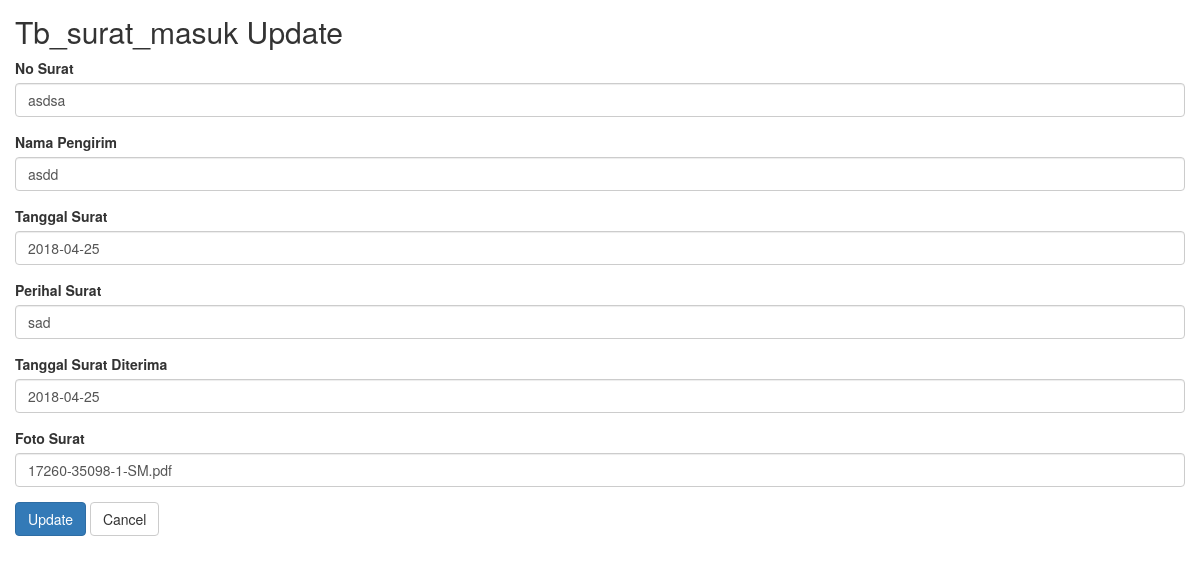
Screenshot of /tb_surat_masuk/update/44 with the database file from the repository.
### tables this page shows
CREATE TABLE `tb_surat_masuk` (
  `id` int(11) NOT NULL,
  `no_surat` varchar(50) NOT NULL,
  `nama_pengirim` varchar(50) NOT NULL,
  `tanggal_surat` date NOT NULL,
  `perihal_surat` varchar(99) NOT NULL,
  `tanggal_surat_diterima` date NOT NULL,
  `foto_surat` varchar(999) NOT NULL
);

### application/controllers/Tb_surat_masuk.php (called while the page is built, shortened)
<?php
class Tb_surat_masuk extends CI_Controller
{
    function __construct()
    {
        $this->load->model('Tb_surat_masuk_model');
        $this->load->library('form_validation');
    }
    public function update($id)
    {
        $row = $this->Tb_surat_masuk_model->get_by_id($id);
        if ($row) {
            $data = array(
                'button' => 'Update',
                'action' => site_url('tb_surat_masuk/update_action'),
		'id' => set_value('id', $row->id),
		'no_surat' => set_value('no_surat', $row->no_surat),
		'nama_pengirim' => set_value('nama_pengirim', $row->nama_pengirim),
		'tanggal_surat' => set_value('tanggal_surat', $row->tanggal_surat),
		'perihal_surat' => set_value('perihal_surat', $row->perihal_surat),
		'tanggal_surat_diterima' => set_value('tanggal_surat_diterima', $row->tanggal_surat_diterima),
		'foto_surat' => set_value('foto_surat', $row->foto_surat),
	    );
            $this->load->view('tb_surat_masuk/tb_surat_masuk_form', $data);
        } else {
            $this->session->set_flashdata('message', 'Record Not Found');
            redirect(site_url('tb_surat_masuk'));
        }
    }
}

### index.php (called while the page is built, shortened)
<?php
require_once BASEPATH.'core/CodeIgniter.php';

### application/models/Tb_surat_masuk_model.php (called while the page is built, shortened)
<?php
class Tb_surat_masuk_model extends CI_Model
{
    public $table = 'tb_surat_masuk';
    public $id = 'id';
    function get_by_id($id)
    {
        $this->db->where($this->id, $id);
        return $this->db->get($this->table)->row();
    }
}

### application/views/tb_surat_masuk/tb_surat_masuk_form.php (the view, shortened to what this page needs)
<!doctype html>
<html>
    <head>
        <link rel="stylesheet" href="<?php echo base_url('assets/bootstrap/css/bootstrap.min.css') ?>"/>
    </head>
    <body>
        <h2 style="margin-top:0px">Tb_surat_masuk <?php echo $button ?></h2>
        <form action="<?php echo $action; ?>" method="post">
	    <div class="form-group">
            <label for="varchar">No Surat <?php echo form_error('no_surat') ?></label>
            <input type="text" class="form-control" name="no_surat" id="no_surat" placeholder="No Surat" value="<?php echo $no_surat; ?>" />
        </div>
	    <div class="form-group">
            <label for="varchar">Nama Pengirim <?php echo form_error('nama_pengirim') ?></label>
            <input type="text" class="form-control" name="nama_pengirim" id="nama_pengirim" placeholder="Nama Pengirim" value="<?php echo $nama_pengirim; ?>" />
        </div>
	    <div class="form-group">
            <label for="date">Tanggal Surat <?php echo form_error('tanggal_surat') ?></label>
            <input type="text" class="form-control" name="tanggal_surat" id="tanggal_surat" placeholder="Tanggal Surat" value="<?php echo $tanggal_surat; ?>" />
        </div>
	    <div class="form-group">
            <label for="varchar">Perihal Surat <?php echo form_error('perihal_surat') ?></label>
            <input type="text" class="form-control" name="perihal_surat" id="perihal_surat" placeholder="Perihal Surat" value="<?php echo $perihal_surat; ?>" />
        </div>
	    <div class="form-group">
            <label for="date">Tanggal Surat Diterima <?php echo form_error('tanggal_surat_diterima') ?></label>
            <input type="text" class="form-control" name="tanggal_surat_diterima" id="tanggal_surat_diterima" placeholder="Tanggal Surat Diterima" value="<?php echo $tanggal_surat_diterima; ?>" />
        </div>
	    <div class="form-group">
            <label for="varchar">Foto Surat <?php echo form_error('foto_surat') ?></label>
            <input type="text" class="form-control" name="foto_surat" id="foto_surat" placeholder="Foto Surat" value="<?php echo $foto_surat; ?>" />
        </div>
	    <button type="submit" class="btn btn-primary"><?php echo $button ?></button>
	    <a href="<?php echo site_url('tb_surat_masuk') ?>" class="btn btn-default">Cancel</a>
	</form>
    </body>
</html>

### application/views/tb_surat_masuk/tb_surat_masuk_form.php (style rules this page uses)
body { padding: 15px; }

### rows the page displays
tb_surat_masuk: no_surat "asdsa", nama_pengirim "asdd", tanggal_surat "2018-04-25", perihal_surat "sad", tanggal_surat_diterima "2018-04-25", foto_surat "17260-35098-1-SM.pdf"

### other values shown
$button "Update"
